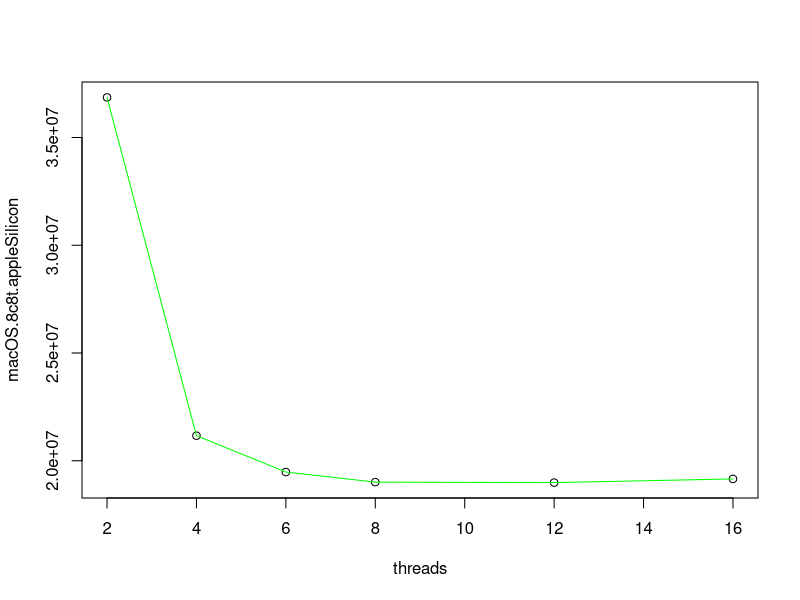
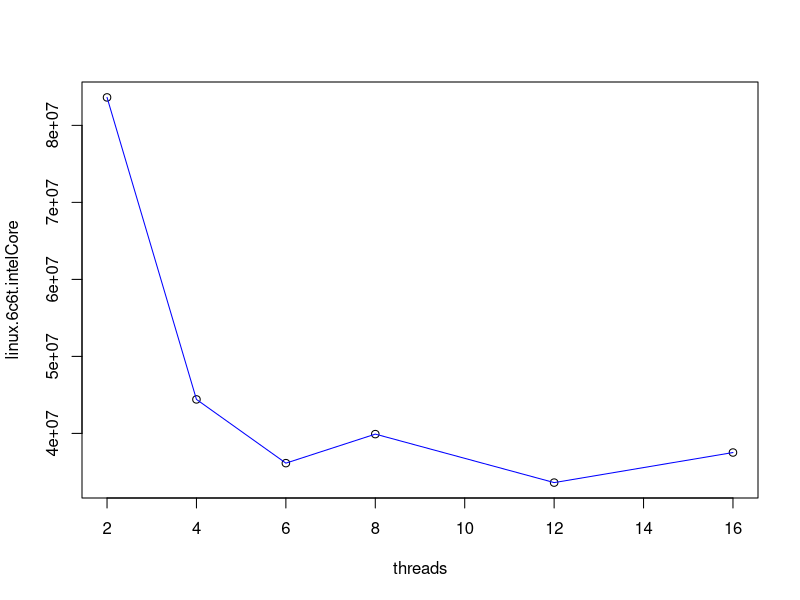
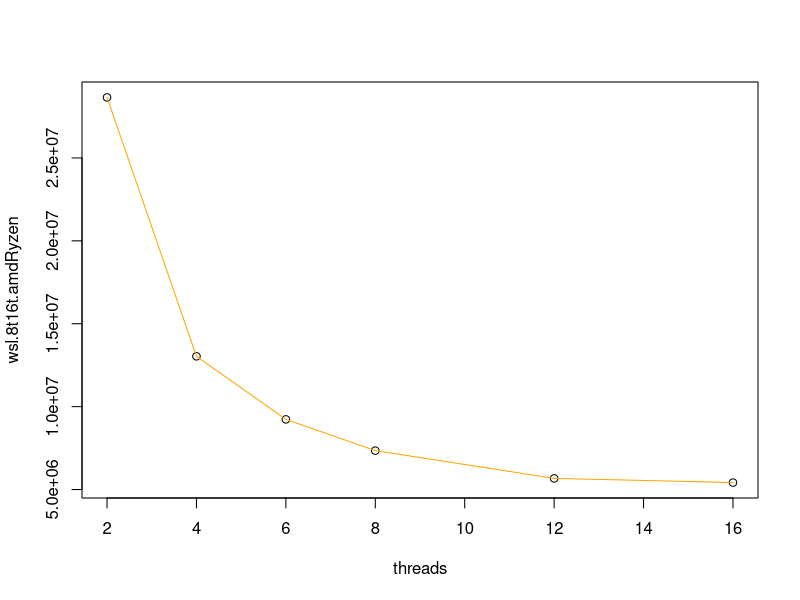

The R source for these figures, in order:

macOS.8c8t.appleSilicon <- c(36859924,21162700,19475740,19008514,18986397,19156994)
linux.6c6t.intelCore <- c(83629287, 44414419, 36138871,39909160, 33613634, 37518551)
wsl.8t16t.amdRyzen <- c(28652192, 13034974, 9231794, 7346610, 5671831, 5418256)


threads <- c(2, 4, 6, 8, 12, 16)

fitApple <- lm(macOS.8c8t.appleSilicon ~ poly(threads, 5, raw = TRUE))
plot(macOS.8c8t.appleSilicon ~ threads)
lines(threads, predict(fitApple, data.frame(x = threads)), col = 'green')

fitIntel <- lm(linux.6c6t.intelCore ~ poly(threads, 5, raw = TRUE))
plot(linux.6c6t.intelCore ~ threads,)
lines(threads, predict(fitIntel, data.frame(x = threads)), col = 'blue')

fitAmd <- lm(wsl.8t16t.amdRyzen ~ poly(threads, 5, raw = TRUE))
plot(wsl.8t16t.amdRyzen ~ threads)
lines(threads, predict(fitAmd, data.frame(x = threads)), col = 'orange')
